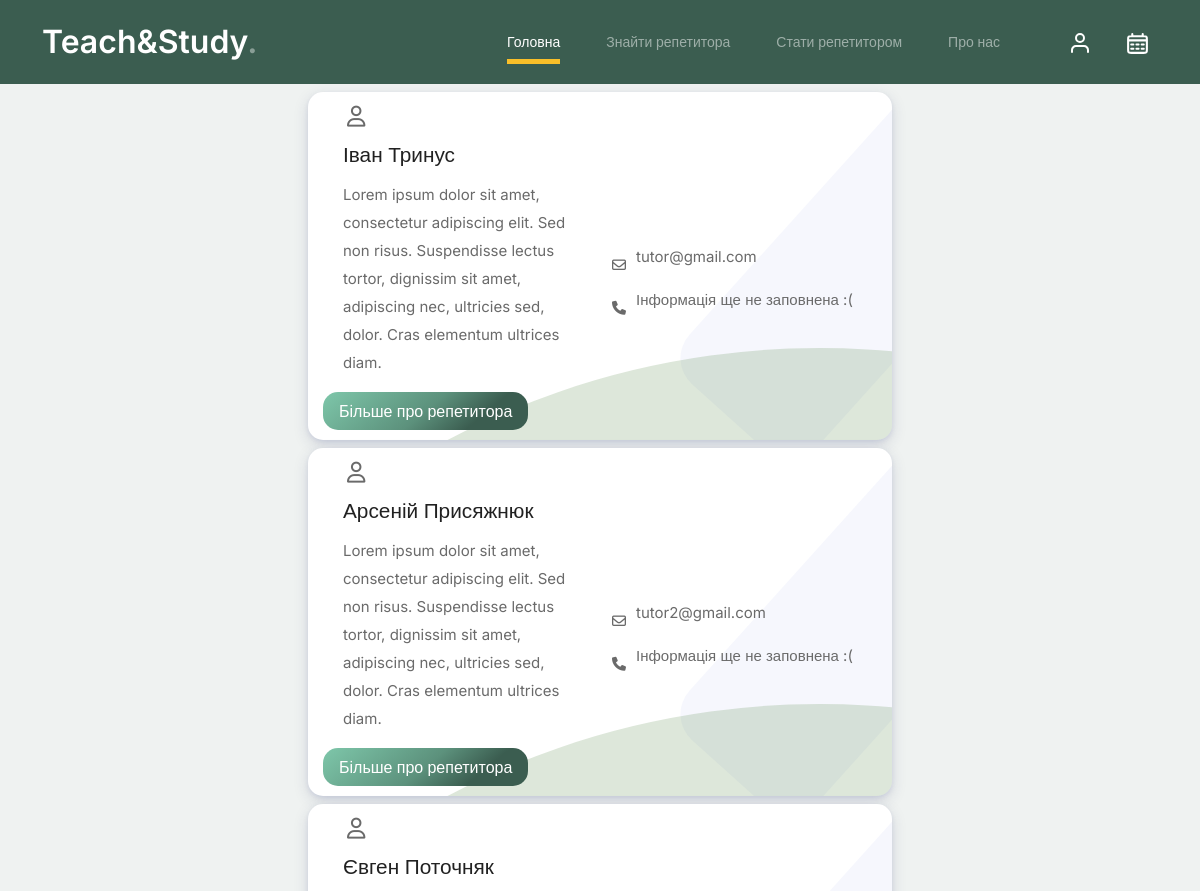
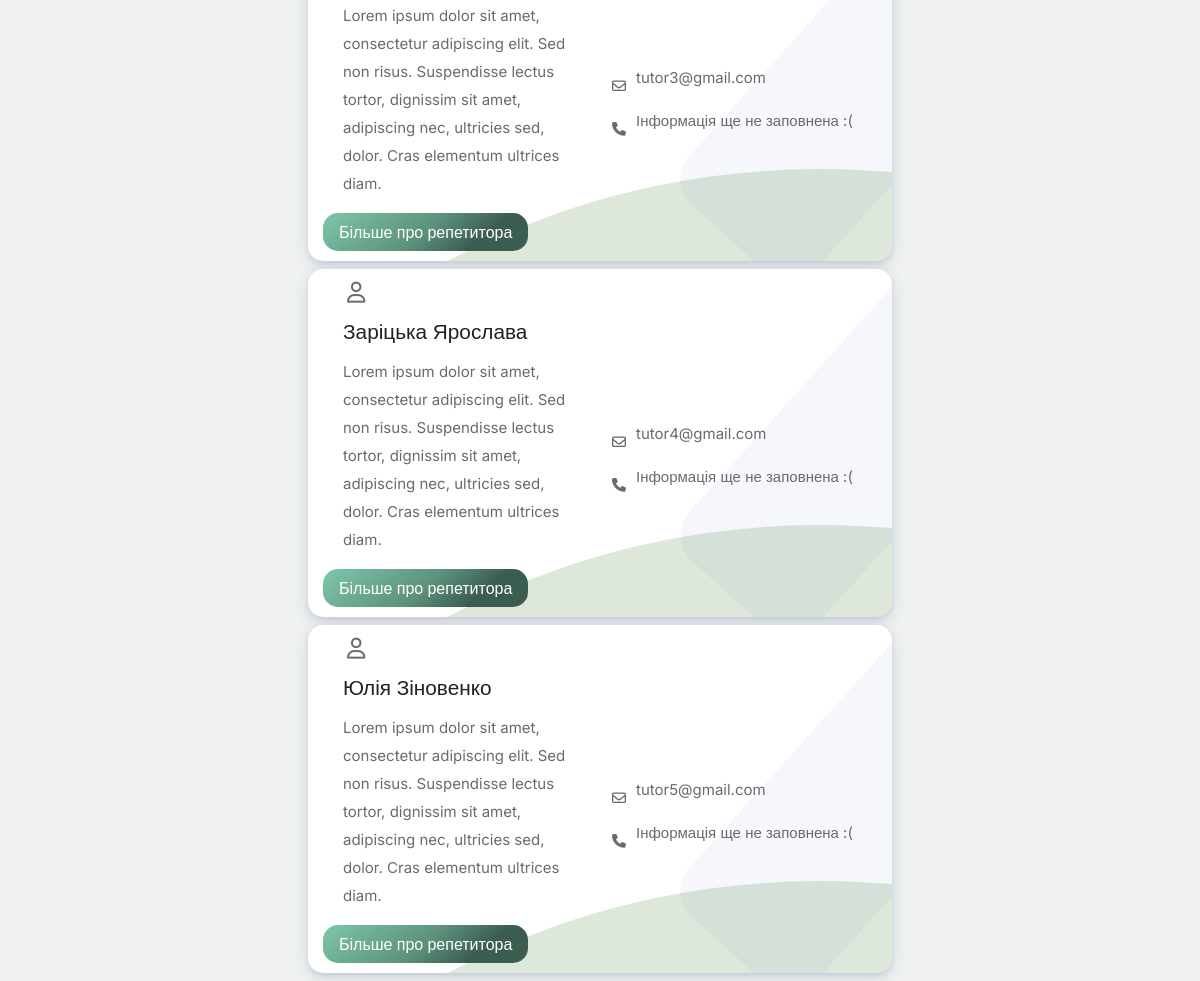
The app's page /tutors with its own data (2 pictures, top to bottom).
### website/models.py (models this page shows)
class User(db.Model, UserMixin):
    id = db.Column(db.Integer, primary_key=True)
    email = db.Column(db.String(150), unique=True)
    password = db.Column(db.String(150))
    first_name = db.Column(db.String(150))
    last_name = db.Column(db.String(150))
    address = db.Column(db.String(200))
    phone = db.Column(db.String(10), unique=True)
    date_added = db.Column(db.DateTime(timezone=True), default = func.now())
    is_student = db.Column(db.Boolean)
    is_tutor = db.Column(db.Boolean)
    notes = db.relationship('Note')
    student = db.relationship('Student', uselist=False, back_populates='user')
    tutor = db.relationship('Tutor', uselist=False, back_populates='user')

### website/views.py (the view)
@views.route('/tutors', methods=['GET'])
def tutors():
    tutors = Tutor.query.all()
    users = User.query.filter_by(is_tutor = True).all()
    tutor_counts = {}
    user_counts = {}
    for tutor in tutors:
        tutor_id = tutor.user_id
        if tutor_id not in tutor_counts:
            tutor_counts[tutor_id] = 0
        tutor_counts[tutor_id] += 1
    for user in users:
        user_id = user.id
        if user_id not in user_counts:
            user_counts[user_id] = 0
        user_counts[user_id] += 1
    new_tutors = []
    for user in users:
        user_dict = user.__dict__.copy()  # Get the user attributes
        user_id = user_dict.pop('id')  # Remove 'id' to avoid duplication
        new_tutor_dict = {**user_dict, 'tutors': tutor_counts.get(user_id, 0), 'users': user_counts.get(user_id, 0)}
        new_tutors.append(new_tutor_dict)
    for tutor in new_tutors:
        print(tutor)
    return render_template("tutors.html", user=current_user, tutors=new_tutors)

### website/templates/tutors.html (shortened to what this page needs)
{% extends "base.html" %} {% block title %}Репетитори{% endblock %}
{% block styles2 %}
    <link href="../static/css/curriculum_card.css" rel="stylesheet">
{% endblock %}
{% block content %}
<div class="section_our_solution">
    <div class="row">
      <div class="col-lg-12 col-md-12 col-sm-12">
        <div class="our_solution_category">
          <div class="solution_cards_box">
            {% for tutor in tutors %}
            <div class="solution_card">
                <div class="hover_color_bubble"></div>
                <div class="mx-4">
                </div>
                <div class="solu_content">
                    <div class="solu_title">
                        <div class="row mx-2">
                            <div class="col">
                                <h3>{{tutor.first_name}} {{tutor.last_name}}</h3>
                            </div>
                        </div>
                    </div>
                    <div class="solu_description">
                        <div class="row mx-2">
                            <div class="col-6">
                                <p>Lorem ipsum dolor sit amet, consectetur adipiscing elit. Sed non risus. Suspendisse lectus tortor, dignissim sit amet, adipiscing nec, ultricies sed, dolor. Cras elementum ultrices diam.</p>
                            </div>
                            <div class="col-6">
                                <div class="row">
                                    <div class="col-1">
                                        <i class="fa-regular fa-envelope"></i>
                                    </div>
                                    <div class="col">
                                        <p>{{tutor.email}}</p>
                                    </div>
                                </div>
                                <div class="row">
                                    <div class="col-1">
                                        <i class="fa-solid fa-phone"></i>
                                    </div>
                                    <div class="col">
                                        <p>{% if tutor.phone == None %}Інформація ще не заповнена :({% else %}{{tutor.phone}}{% endif %}</p>
                                    </div>
                                </div>
                            </div>
                        </div>
                        <button type="button" class="read_more_btn" id={{tutor.email}}>Більше про репетитора</button>
                    </div>
                </div>
            </div>
        {% endfor %}
          </div>
        </div>
      </div>
    </div>
</div>
  {% endblock %}

### website/templates/base.html (shortened to what this page needs)
<!doctype html>
<html lang="en">
<head>
		<link href="../static/css/bootstrap.min.css" rel="stylesheet">
		<link href="https://cdnjs.cloudflare.com/ajax/libs/font-awesome/6.0.0-beta3/css/all.min.css" rel="stylesheet">
		<link href="../static/css/tiny-slider.css" rel="stylesheet">
		<link href="../static/css/style.css" rel="stylesheet">
	</head>
	<body>
		<nav class="custom-navbar navbar navbar navbar-expand-md navbar-dark bg-dark" arial-label="Furni navigation bar">
			<div class="container">
				<a class="navbar-brand" href="/">Teach&Study<span>.</span></a>
				<div class="collapse navbar-collapse" id="navbarsFurni">
					<ul class="custom-navbar-nav navbar-nav ms-auto mb-2 mb-md-0">
						<li class="nav-item active">
							<a class="nav-link" href="/">Головна</a>
						</li>
						{% if user.is_authenticated %}
							{% if user.is_student %}
								<li><a class="nav-link" href="/tutors">Знайти репетитора</a></li>
								<li><a class="nav-link" href="about.html">Журнал оцінок</a></li>
								<li><a class="nav-link" href="about.html">Про нас</a></li>
							{% else %}
								<li><a class="nav-link" href="shop.html">Мої учні</a></li>
								<li><a class="nav-link" href="/curriculum">Мої плани</a></li>
								<li><a class="nav-link" href="about.html">Про нас</a></li>
							{% endif %}
						{% else %}
							<li><a class="nav-link" href="/tutors">Знайти репетитора</a></li>
							<li><a class="nav-link" href="services.html">Стати репетитором</a></li>
							<li><a class="nav-link" href="about.html">Про нас</a></li>
						{% endif %}
					</ul>
					<ul class="custom-navbar-cta navbar-nav mb-2 mb-md-0 ms-5">
						{% if user.is_authenticated %}
						<li class="dropdown">
							<a
							class="nav-link dropdown-toggle hidden-arrow"
							type="button"
							id="dropdownMenuicon"
							data-bs-toggle="dropdown"
							aria-expanded="false"
						  >
								<img src="../static/images/user.svg">
							</a>
							<ul class="dropdown-menu" aria-labelledby="dropdownMenuicon">
								<li><a class="dropdown-item" href="/profile"> <i class="fas fa-user-alt pe-2"></i>Профіль</a></li>
								<li><a class="dropdown-item" href="#"> <i class="fas fa-cog pe-2"></i>Налаштування</a></li>
								<li><a class="dropdown-item" href="/logout"> <i class="fas fa-door-open pe-2"></i>Вийти</a></li>
							  </ul>
						</li>
						{% else %}
							<li><a class="nav-link" href="/login"><img src="../static/images/user.svg"></a></li>
						{% endif %}
						<li><a class="nav-link" href="/calendar"><img src="../static/images/calendar.svg"></a></li>
					</ul>
				</div>
			</div>
		</nav>
	{% block styles2 %} {% endblock %}
    {% block content %} {% endblock %}
</body>
</html>

### website/static/css/style.css (style rules this page uses)
body { overflow-x: hidden; position: relative; }
body { font-family: "Inter", sans-serif; font-weight: 400; line-height: 28px; color: #6a6a6a; font-size: 14px; background-color: #eff2f1; }
a { text-decoration: none; -webkit-transition: .3s all ease; -o-transition: .3s all ease; transition: .3s all ease; color: #2f2f2f; text-decoration: underline; }
.custom-navbar { background: #3b5d50 !important; padding-top: 20px; padding-bottom: 20px; }
.custom-navbar .navbar-brand { font-size: 32px; font-weight: 600; }
.custom-navbar .navbar-brand > span { opacity: .4; }
@media (min-width: 992px) { .custom-navbar .custom-navbar-nav li { margin-left: 15px; margin-right: 15px; } }
.custom-navbar .custom-navbar-nav li a { font-weight: 500; color: #ffffff !important; opacity: .5; -webkit-transition: .3s all ease; -o-transition: .3s all ease; transition: .3s all ease; position: relative; }
@media (min-width: 768px) { .custom-navbar .custom-navbar-nav li a:before { content: ""; position: absolute; bottom: 0; left: 8px; right: 8px; background: #f9bf29; height: 5px; opacity: 1; visibility: visible; width: 0; -webkit-transition: .15s all ease-out; -o-transition: .15s all ease-out; transition: .15s all ease-out; } }
.custom-navbar .custom-navbar-nav li.active a { opacity: 1; }
.custom-navbar .custom-navbar-nav li.active a:before { width: calc(100% - 16px); }
.custom-navbar .custom-navbar-cta { margin-left: 0 !important; -webkit-box-orient: horizontal; -webkit-box-direction: normal; -ms-flex-direction: row; flex-direction: row; }
@media (min-width: 768px) { .custom-navbar .custom-navbar-cta { margin-left: 40px !important; } }
.custom-navbar .custom-navbar-cta li { margin-left: 0px; margin-right: 0px; }
.custom-navbar .custom-navbar-cta li:first-child { margin-right: 20px; }

### website/static/css/curriculum_card.css (style rules this page uses)
.section_our_solution .row { align-items: center; }
.solution_cards_box .solution_card { background: #fff; box-shadow: 0 2px 4px 0 rgba(136, 144, 195, 0.2), 0 5px 15px 0 rgba(37, 44, 97, 0.15); border-radius: 15px; margin: 8px; padding: 10px 15px; position: relative; z-index: 1; overflow: hidden; min-height: 265px; transition: 0.7s; }
.solu_content { flex: 1; display: flex; flex-direction: column; }
.solution_cards_box .solution_card:before { content: ""; position: absolute; background: rgb(85 108 214 / 5%); width: 170px; height: 400px; z-index: -1; transform: rotate(42deg); right: -56px; top: -23px; border-radius: 35px; }
.solution_card .solu_title h3 { color: #212121; font-size: 1.3rem; margin-top: 13px; margin-bottom: 13px; }
.solution_card .solu_description p { font-size: 15px; margin-bottom: 15px; }
.solution_card .solu_description button { border: 0; border-radius: 15px; background: linear-gradient( 140deg, #7ec7aa 0%, #5c917c 50%, #3b5d50 75% ) !important; color: #fff; font-weight: 500; font-size: 1rem; padding: 5px 16px; }
.hover_color_bubble { position: absolute; background: rgba(28, 98, 7, 0.15); width: 100rem; height: 100rem; left: 0; right: 0; z-index: -1; top: 16rem; border-radius: 50%; transform: rotate(-36deg); left: -18rem; transition: 0.7s; }
@media screen and (min-width: 320px) { .our_solution_category { width: 100%; margin: 0 auto; } }
@media screen and (min-width: 320px) { .our_solution_category .solution_cards_box { flex: auto; } }
@media only screen and (min-width: 768px) { .our_solution_category .solution_cards_box { flex: 1; } }
@media only screen and (min-width: 1024px) { .our_solution_category { width: 50%; margin: 0 auto; } }

### records on screen
User: first_name "Іван", last_name "Тринус", email "tutor@gmail.com"
User: first_name "Арсеній", last_name "Присяжнюк", email "tutor2@gmail.com"
User: first_name "Євген", last_name "Поточняк", email "tutor3@gmail.com"
User: first_name "Заріцька", last_name "Ярослава", email "tutor4@gmail.com"
User: first_name "Юлія", last_name "Зіновенко", email "tutor5@gmail.com"
